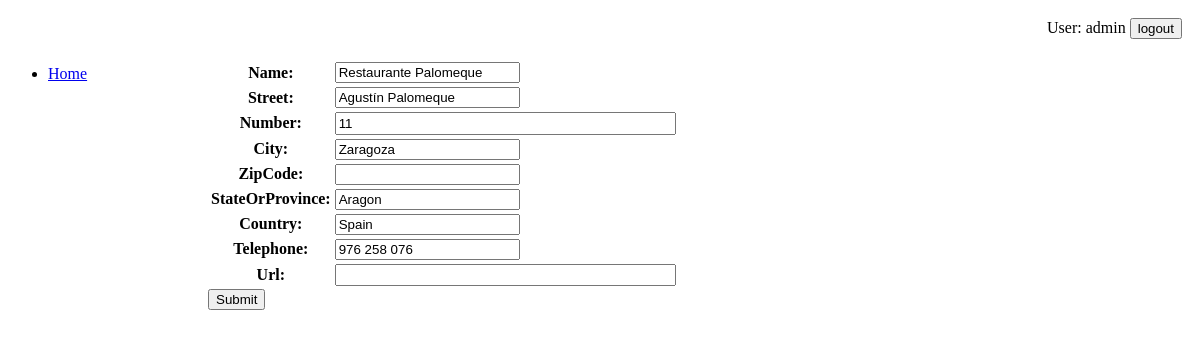
/myrestaurants/restaurants/2/edit (signed in), run on an earlier commit of the app's database.
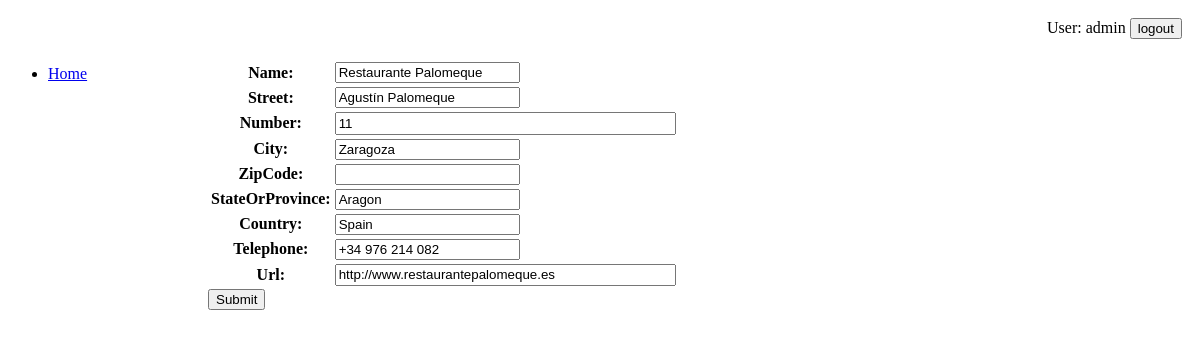
And on a later commit of the database.
### myrestaurants/models.py (models this page shows, shortened)
class Restaurant(models.Model):
    name = models.CharField(max_length=120)
    street = models.CharField(max_length=120, blank=True, null=True)
    number = models.IntegerField(blank=True, null=True)
    city = models.CharField(max_length=120, blank=True, null=True)
    zipCode = models.CharField(max_length=120, blank=True, null=True)
    stateOrProvince = models.CharField(max_length=120, blank=True, null=True)
    country = models.CharField(max_length=120, blank=True, null=True)
    telephone = models.CharField(max_length=120, blank=True, null=True)
    url = models.URLField(blank=True, null=True)
    user = models.ForeignKey(User, default=1, on_delete=models.CASCADE)
    date = models.DateField(default=date.today)

### myrestaurants/views.py (the view)
class LoginRequiredCheckIsOwnerUpdateView(LoginRequiredMixin, CheckIsOwnerMixin, UpdateView):
    template_name = 'myrestaurants/form.html'

### myrestaurants/forms.py
class RestaurantForm(ModelForm):
    class Meta:
        model = Restaurant
        exclude = ('user', 'date',)

### myrestaurants/views.py (called while the page is built)
    @method_decorator(login_required())
    def dispatch(self, *args, **kwargs):
        return super(LoginRequiredMixin, self).dispatch(*args, **kwargs)

    def get_object(self, *args, **kwargs):
        obj = super(CheckIsOwnerMixin, self).get_object(*args, **kwargs)
        if not obj.user == self.request.user:
            raise PermissionDenied
        return obj

### myrestaurants/templates/myrestaurants/form.html (shortened to what this page needs)
{% extends "myrestaurants/base.html" %}
{% load static %}
{% block content %}
    <form id="input-form" method="post" enctype="multipart/form-data" action="">
        <table>
            {{ form.as_table }}
        </table>
        <input type="submit" value="Submit"/>
    </form>
{% endblock %}

What changed in the data, as far as the page shows it:
changed Restaurant "Restaurante Palomeque": telephone "976 258 076" → "+34 976 214 082"; url (not shown) → "http://www.restaurantepalomeque.es"
